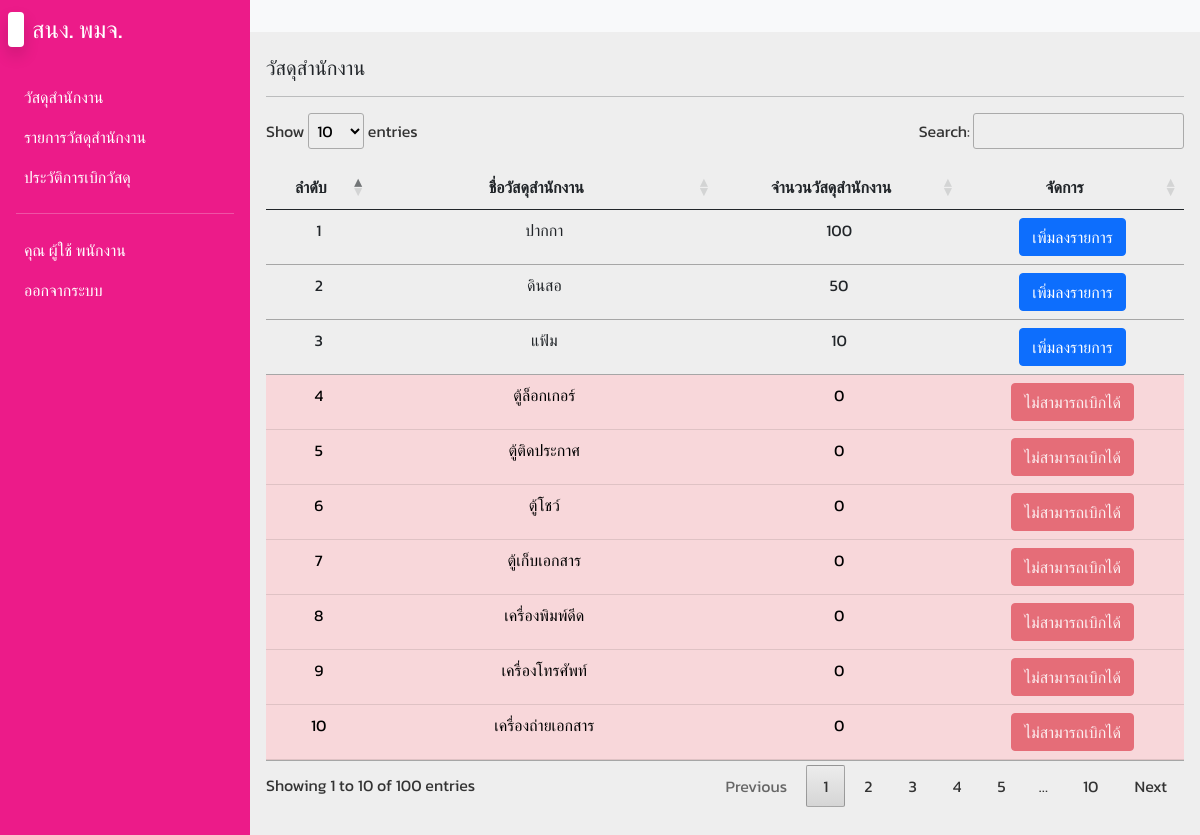
The page /offices.php (signed in) on the database as committed earlier.
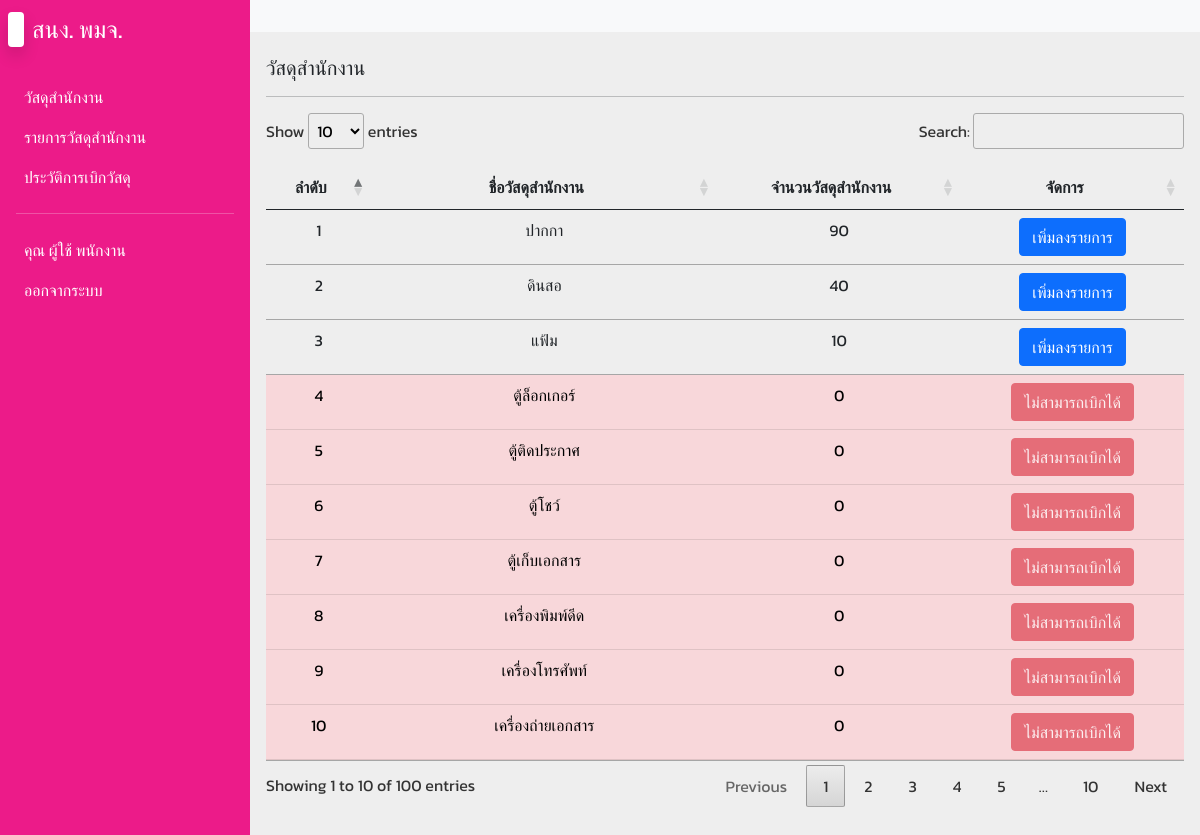
The same page on the database as committed later.
### tables this page shows
CREATE TABLE `offices` (
  `office_id` int(11) NOT NULL,
  `office_name` varchar(255) NOT NULL,
  `office_qty` int(11) NOT NULL
);

### offices.php (the view, shortened to what this page needs)
<?php
include('config/db.php');
?>
<!DOCTYPE html>
<html lang="en">
<head>
  <link rel="stylesheet" href="css/bootstrap.min.css">
  <link rel="stylesheet" href="css/fonts.css">
  <link rel="stylesheet" href="css/styles.css">
  <link rel="stylesheet" href="css/jquery.dataTables.min.css">
  <link rel="stylesheet" href="css/all.min.css">
  <link rel="stylesheet" href="css/fontawesome.min.css">
</head>
<body>
  <div class="main-container d-flex">
    <div class="sidebar" id="side_nav">
      <div class="header-box px-2 pt-3 pb-4 d-flex justify-content-between">
        <h1 class="fs-4"><span class="bg-white text-dark rounded shadow px-2 me-2"></span><span class="text-white">สนง. พมจ.</span></h1>
      </div>
      <?php include('includes/menuSidebar.inc.php'); ?>
    </div>
    <div class="content">
      <nav class="navbar navbar-expand-md navbar-light bg-light">
        <div class="container-fluid">
          <div class="collapse navbar-collapse justify-content-end" id="navbarSupportedContent">
            <ul class="navbar-nav mb-2 mb-lg-0">
              <li class="nav-item">
                <a class="nav-link active" aria-current="page" href="#"></a>
              </li>
            </ul>
          </div>
        </div>
      </nav>
    <div class="dashboard-content px-3 pt-4">
      <h2 class="fs-5"> วัสดุสำนักงาน</h2>
      <hr>
     <table class="table table-hover" id="myTable">
        <thead>
          <tr>
            <th class="text-center">ลำดับ</th>
            <th class="text-center">ชื่อวัสดุสำนักงาน</th>
            <th class="text-center">จำนวนวัสดุสำนักงาน</th>
            <th class="text-center">จัดการ</th>
          </tr>
        </thead>
        <tbody>
          <?php
          $sql = "SELECT * FROM `offices` ORDER BY office_qty DESC";
          $query = mysqli_query($conn, $sql);
          $i = 0;
          while($row = mysqli_fetch_array($query)) {
            $i++;
          ?>
          <tr class="<?php if($row['office_qty'] == 0) { echo 'table-danger'; } ?>">
            <td class="text-center"><?= $i; ?></td>
            <td class="text-center"><?= $row['office_name']; ?></td>
            <td class="text-center"><?= number_format($row['office_qty']); ?></td>
            <td class="text-center">
              <?php
              if($_SESSION['emp_role'] == 1 && $row['office_qty'] >= 1) {
              ?>
              <a href="lists.php?p_id=<?= $row['office_id']; ?>&act=add" class="btn btn-primary">เพิ่มลงรายการ</a>
              <?php } else if($_SESSION['emp_role'] == 2) { ?>
                <a href="#" class="btn btn-sucess">นำเข้าวัสดุ</a>
                <?php
              } else { ?>
              <a href="#" class="btn btn-danger disabled">ไม่สามารถเบิกได้</a>
              <?php } ?>
            </td>
          </tr>
          <?php } ?>
        </tbody>
      </table>
    </div>
    <br><br><br>
  </div>
</body>
</html>

Rows that differ between the two databases and show on the page:
changed offices "ปากกา": office_qty "100" → "90"
changed offices "ดินสอ": office_qty "50" → "40"
